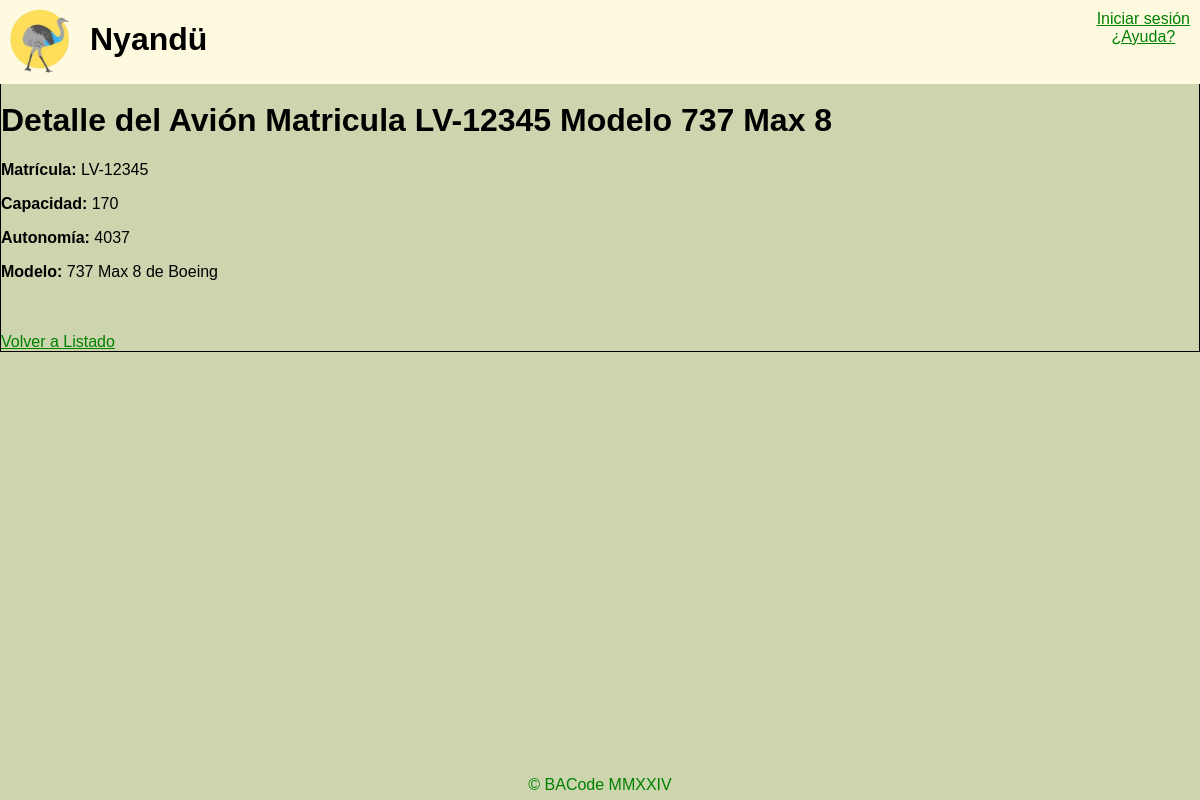
The app's page /nyandu/aviones/1 with its own data.
### nyandu/models.py (models this page shows, shortened)
class Avion(models.Model):
    matricula = models.CharField(max_length=30, help_text= "Matricula del avión")
    capacidad = models.PositiveSmallIntegerField(help_text= "Capacidad de pasajeros del avión")
    autonomia = models.PositiveIntegerField(help_text= "Autonomía del avión volando en línea recta a velocidad crucero, se expresa en millas")
    modelo = models.ForeignKey(Modelo, on_delete=models.CASCADE, help_text= "Fabricante del modelo de avión")
    def __str__(self):
        return f"Matricula {self.matricula} Modelo {self.modelo.nombre}"
    class Meta:
        verbose_name_plural = "Aviones"

class Modelo(models.Model):
    nombre = models.CharField(max_length=30, help_text= "Nombre del modelo de avión")
    fabricante = models.ForeignKey(Fabricante, on_delete=models.CASCADE, help_text= "Fabricante del modelo de avión")
    def __str__(self):
        return f"{self.nombre} de {self.fabricante.nombre}"
    class Meta:
        verbose_name_plural = "Modelos"

class Fabricante(models.Model):
    nombre = models.CharField(max_length=30, help_text= "Nombre del proveedor de aviones")
    contacto = models.TextField(help_text= "Contacto del proveedor de aviones, puede ingresar el nombre del contacto telefono, email u otras redes sociales del mismo")
    class Meta:
        verbose_name_plural = "Fabricantes"

### nyandu/views.py (the view)
# urls.py: path('aviones/<int:pk>', views.AvionDetailView.as_view(), name='avion-detail'),
class AvionDetailView(generic.DetailView):
    model = Avion

### nyandu/templates/nyandu/avion_detail.html
{% extends "nyandu/base.html" %}
{% block content %}
{% load static %}
<link rel="stylesheet" href="{% static 'nyandu/style.css' %}">
<div>
    <h1>Detalle del Avión {{ avion }}</h1>
    <p><strong>Matrícula:</strong> {{ avion.matricula }}</p>
    <p><strong>Capacidad:</strong> {{ avion.capacidad }}</p>
    <p><strong>Autonomía:</strong> {{ avion.autonomia }}</p>
    <p><strong>Modelo:</strong> {{ avion.modelo }}</p>
    <br>
    <br>
    <a href="{% url 'aviones' %}">Volver a Listado</a>
</div>
{% endblock %}

### static/nyandu/style.css (style rules this page uses)
a { color: green; }
body { align-items: center; justify-content: center; font-family: Arial, Helvetica, sans-serif; background-color: #CCD5AE; margin: 0; }

### records on screen
Avion: matricula+modelo "Matricula LV-12345 Modelo 737 Max 8", matricula "LV-12345", capacidad "170", autonomia "4037", modelo "737 Max 8 de Boeing"
